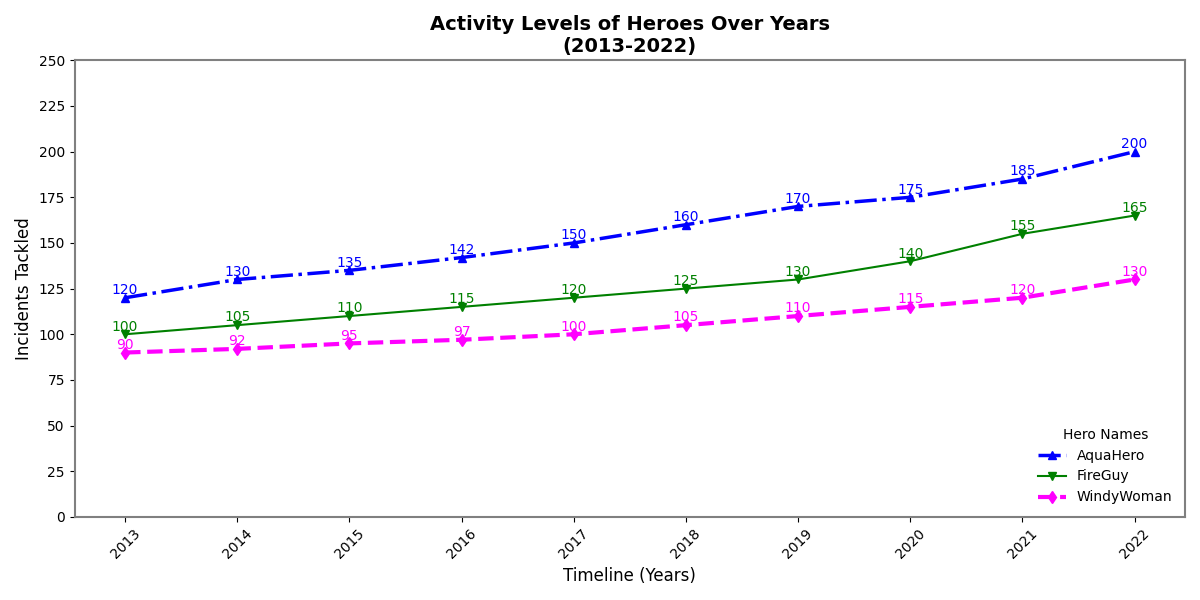

Write Python code to recreate this figure.
import matplotlib.pyplot as plt
import numpy as np

years = np.array(list(range(2013, 2023)))
superaqua_activities = np.array([120, 130, 135, 142, 150, 160, 170, 175, 185, 200])
pyroman_activities = np.array([100, 105, 110, 115, 120, 125, 130, 140, 155, 165])
windwoman_activities = np.array([90, 92, 95, 97, 100, 105, 110, 115, 120, 130])

plt.figure(figsize=(12, 6))
plt.plot(years, superaqua_activities, marker='^', linestyle='-.', color='blue', linewidth=2.5, label='AquaHero')
plt.plot(years, pyroman_activities, marker='v', linestyle='-', color='green', linewidth=1.5, label='FireGuy')
plt.plot(years, windwoman_activities, marker='d', linestyle='--', color='magenta', linewidth=3, label='WindyWoman')

for (x, y) in zip(years, superaqua_activities):
    plt.text(x, y + 2, f'{y}', color='blue', fontsize=10, ha='center')

for (x, y) in zip(years, pyroman_activities):
    plt.text(x, y + 2, f'{y}', color='green', fontsize=10, ha='center')

for (x, y) in zip(years, windwoman_activities):
    plt.text(x, y + 2, f'{y}', color='magenta', fontsize=10, ha='center')

plt.title('Activity Levels of Heroes Over Years\n(2013-2022)', fontsize=14, fontweight='bold', ha='center')
plt.xlabel('Timeline (Years)', fontsize=12)
plt.ylabel('Incidents Tackled', fontsize=12)

plt.xticks(years, rotation=45)
plt.yticks(range(0, 251, 25))

plt.legend(title='Hero Names', fontsize=10, loc='lower right', borderaxespad=0.5, frameon=False)

plt.grid(False)
for spine in plt.gca().spines.values():
    spine.set_linewidth(1.5)
    spine.set_color('gray')

plt.tight_layout()
plt.show()
